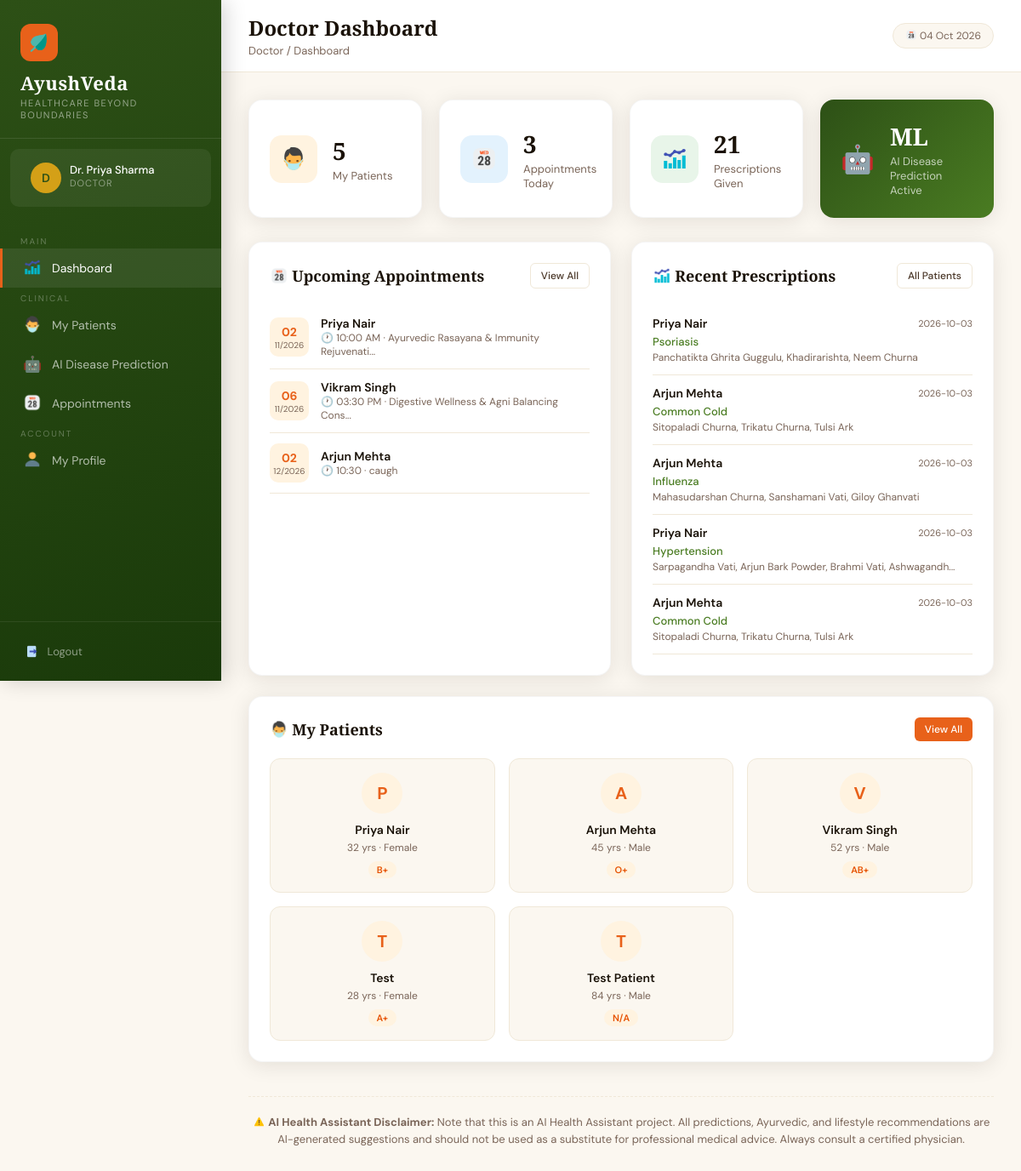
The app's page /doctor/dashboard (signed in) with its own data.
### tables this page shows
CREATE TABLE appointments (
            id INTEGER PRIMARY KEY AUTOINCREMENT,
            patient_id INTEGER,
            doctor_id INTEGER,
            appointment_date DATE,
            appointment_time TEXT,
            reason TEXT,
            status TEXT DEFAULT 'Scheduled',
            created_at TIMESTAMP DEFAULT CURRENT_TIMESTAMP,
            FOREIGN KEY (patient_id) REFERENCES patients(id),
            FOREIGN KEY (doctor_id) REFERENCES doctors(id)
        );

CREATE TABLE patients (
            id INTEGER PRIMARY KEY AUTOINCREMENT,
            name TEXT NOT NULL,
            email TEXT UNIQUE NOT NULL,
            password TEXT NOT NULL,
            phone TEXT,
            age INTEGER,
            gender TEXT,
            blood_group TEXT,
            address TEXT,
            doctor_id INTEGER,
            created_at TIMESTAMP DEFAULT CURRENT_TIMESTAMP, preexisting_conditions TEXT, allergies TEXT, triage_raw_text TEXT, triage_symptoms TEXT, latitude REAL, longitude REAL, location_updated_at TIMESTAMP, share_location INTEGER DEFAULT 0,
            FOREIGN KEY (doctor_id) REFERENCES doctors(id)
        );

CREATE TABLE prescriptions (
            id INTEGER PRIMARY KEY AUTOINCREMENT,
            patient_id INTEGER,
            doctor_id INTEGER,
            symptoms TEXT,
            predicted_disease TEXT,
            medicines TEXT,
            dosage TEXT,
            duration TEXT,
            suggestions TEXT,
            diet_advice TEXT,
            created_at TIMESTAMP DEFAULT CURRENT_TIMESTAMP, saved_by TEXT DEFAULT 'doctor',
            FOREIGN KEY (patient_id) REFERENCES patients(id),
            FOREIGN KEY (doctor_id) REFERENCES doctors(id)
        );

### app.py (the view)
@app.route('/doctor/dashboard')
@login_required('doctor')
def doctor_dashboard():
    conn = get_db()
    doc_id = session['user_id']
    patients = conn.execute("SELECT * FROM patients WHERE doctor_id=?", (doc_id,)).fetchall()
    appointments = conn.execute(
        "SELECT a.*, p.name as patient_name FROM appointments a JOIN patients p ON a.patient_id=p.id WHERE a.doctor_id=? AND a.status='Scheduled' ORDER BY a.appointment_date ASC LIMIT 5",
        (doc_id,)
    ).fetchall()
    recent_prescriptions = conn.execute(
        "SELECT pr.*, p.name as patient_name FROM prescriptions pr JOIN patients p ON pr.patient_id=p.id WHERE pr.doctor_id=? ORDER BY pr.created_at DESC LIMIT 5",
        (doc_id,)
    ).fetchall()
    stats = {
        'patients': len(patients),
        'appointments': conn.execute("SELECT COUNT(*) as c FROM appointments WHERE doctor_id=? AND status='Scheduled'", (doc_id,)).fetchone()['c'],
        'prescriptions': conn.execute("SELECT COUNT(*) as c FROM prescriptions WHERE doctor_id=?", (doc_id,)).fetchone()['c'],
    }
    conn.close()
    return render_template('doctor/dashboard.html', stats=stats, patients=patients, appointments=appointments, recent_prescriptions=recent_prescriptions)

### app.py (called while the page is built)
@app.context_processor
def inject_now():
    return {'now': datetime.now().strftime('%d %b %Y')}

def get_db():
    if os.environ.get('VERCEL') and not os.path.exists(DB_PATH):
        orig_db = os.path.join(BASE_DIR, 'ayurcare.db')
        if os.path.exists(orig_db):
            import shutil
            shutil.copyfile(orig_db, DB_PATH)
    conn = sqlite3.connect(DB_PATH)
    conn.row_factory = sqlite3.Row
    return conn

def login_required(role):
    def decorator(f):
        @wraps(f)
        def wrapper(*args, **kwargs):
            if session.get('role') != role:
                flash('Please login to continue.', 'error')
                return redirect(url_for(f'{role}_login'))
            return f(*args, **kwargs)
        return wrapper
    return decorator

### templates/doctor/dashboard.html (shortened to what this page needs)
{% extends 'base.html' %}
{% block page_title %}Doctor Dashboard{% endblock %}
{% block breadcrumb %}Doctor / Dashboard{% endblock %}
{% block nav %}
<span class="nav-section-label">Main</span>
<a href="/doctor/dashboard" class="nav-link active"><span class="icon"><img src="/static/images/dashboard_icon.png" style="height:1.2em;width:1.2em;vertical-align:-0.2em;"></span> Dashboard</a>
<span class="nav-section-label">Clinical</span>
<a href="/doctor/patients" class="nav-link"><span class="icon"><img src="/static/images/patients_icon.png" style="height:1.2em;width:1.2em;vertical-align:-0.2em;"></span> My Patients</a>
<a href="/doctor/predict" class="nav-link"><span class="icon">🤖</span> AI Disease Prediction</a>
<a href="/doctor/appointments" class="nav-link"><span class="icon"><img src="/static/images/appointments_icon.png" style="height:1.2em;width:1.2em;vertical-align:-0.2em;"></span> Appointments</a>
<span class="nav-section-label">Account</span>
<a href="/doctor/profile" class="nav-link"><span class="icon"><img src="/static/images/profile_icon.png" style="height:1.2em;width:1.2em;vertical-align:-0.2em;"></span> My Profile</a>
{% endblock %}
{% block content %}
<div class="stats-grid">
    <div class="stat-card">
        <div class="stat-icon orange"><img src="/static/images/patients_icon.png" style="height:1.2em;width:1.2em;vertical-align:-0.2em;"></div>
        <div>
            <div class="stat-value">{{ stats.patients }}</div>
            <div class="stat-label">My Patients</div>
        </div>
    </div>
    <div class="stat-card">
        <div class="stat-icon blue"><img src="/static/images/appointments_icon.png" style="height:1.2em;width:1.2em;vertical-align:-0.2em;"></div>
        <div>
            <div class="stat-value">{{ stats.appointments }}</div>
            <div class="stat-label">Appointments Today</div>
        </div>
    </div>
    <div class="stat-card">
        <div class="stat-icon green"><img src="/static/images/dashboard_icon.png" style="height:1.2em;width:1.2em;vertical-align:-0.2em;"></div>
        <div>
            <div class="stat-value">{{ stats.prescriptions }}</div>
            <div class="stat-label">Prescriptions Given</div>
        </div>
    </div>
    <div class="stat-card" style="background:linear-gradient(135deg,#2D5016,#4A7C22);border:none">
        <div style="font-size:32px">🤖</div>
        <div>
            <div class="stat-value" style="color:#fff">ML</div>
            <div class="stat-label" style="color:rgba(255,255,255,0.7)">AI Disease Prediction Active</div>
        </div>
    </div>
</div>
<div style="display:grid;grid-template-columns:1fr 1fr;gap:24px">
    <div class="card">
        <div class="card-header">
            <h3 class="card-title"><img src="/static/images/appointments_icon.png" style="height:1.2em;width:1.2em;vertical-align:-0.2em;"> Upcoming Appointments</h3>
            <a href="/doctor/appointments" class="btn btn-outline btn-sm">View All</a>
        </div>
        {% if appointments %}
        {% for a in appointments %}
        <div style="display:flex;align-items:center;gap:14px;padding:12px 0;border-bottom:1px solid #F0E8D8">
            <div style="width:46px;height:46px;background:#FFF3E0;border-radius:10px;display:flex;flex-direction:column;align-items:center;justify-content:center;flex-shrink:0">
                <span style="font-size:14px;font-weight:700;color:#E8611A">{{ a.appointment_date[-2:] }}</span>
                <span style="font-size:10px;color:#7A6558">{{ a.appointment_date[5:7] }}/{{ a.appointment_date[:4] }}</span>
            </div>
            <div>
                <div style="font-weight:600;font-size:14px">{{ a.patient_name }}</div>
                <div style="font-size:12px;color:#7A6558">🕐 {{ a.appointment_time }} · {{ a.reason[:40] }}{% if a.reason|length > 40 %}...{% endif %}</div>
            </div>
        </div>
        {% endfor %}
        {% else %}
        <div style="text-align:center;padding:32px;color:#7A6558">No upcoming appointments.</div>
        {% endif %}
    </div>
    <div class="card">
        <div class="card-header">
            <h3 class="card-title"><img src="/static/images/dashboard_icon.png" style="height:1.2em;width:1.2em;vertical-align:-0.2em;"> Recent Prescriptions</h3>
            <a href="/doctor/patients" class="btn btn-outline btn-sm">All Patients</a>
        </div>
        {% if recent_prescriptions %}
        {% for pr in recent_prescriptions %}
        <div style="padding:12px 0;border-bottom:1px solid #F0E8D8">
            <div style="display:flex;justify-content:space-between;align-items:center;margin-bottom:4px">
                <span style="font-weight:600;font-size:14px">{{ pr.patient_name }}</span>
                <span style="font-size:11px;color:#7A6558">{{ pr.created_at[:10] }}</span>
            </div>
            <div style="font-size:13px;color:#4A7C22;font-weight:500">{{ pr.predicted_disease }}</div>
            <div style="font-size:12px;color:#7A6558;margin-top:2px">{{ pr.medicines[:60] }}{% if pr.medicines|length > 60 %}...{% endif %}</div>
        </div>
        {% endfor %}
        {% else %}
        <div style="text-align:center;padding:32px;color:#7A6558">No prescriptions yet.</div>
        {% endif %}
    </div>
    <div class="card" style="grid-column:1/-1">
        <div class="card-header">
            <h3 class="card-title"><img src="/static/images/patients_icon.png" style="height:1.2em;width:1.2em;vertical-align:-0.2em;"> My Patients</h3>
            <a href="/doctor/patients" class="btn btn-primary btn-sm">View All</a>
        </div>
        <div style="display:grid;grid-template-columns:repeat(auto-fill,minmax(200px,1fr));gap:16px">
            {% for p in patients[:8] %}
            <a href="/doctor/patients/{{ p.id }}" style="text-decoration:none">
                <div style="border:1px solid #F0E8D8;border-radius:12px;padding:16px;text-align:center;transition:all 0.2s;background:#FBF7F0" onmouseover="this.style.borderColor='#E8611A';this.style.background='#FFF3E0'" onmouseout="this.style.borderColor='#F0E8D8';this.style.background='#FBF7F0'">
                    <div style="width:48px;height:48px;background:#FFF3E0;border-radius:50%;display:flex;align-items:center;justify-content:center;font-size:20px;font-weight:700;color:#E8611A;margin:0 auto 10px">
                        {{ p.name[0].upper() }}
                    </div>
                    <div style="font-weight:600;font-size:14px;color:#1A1208">{{ p.name }}</div>
                    <div style="font-size:12px;color:#7A6558;margin-top:4px">{{ p.age or 'N/A' }} yrs · {{ p.gender or 'N/A' }}</div>
                    <span class="badge badge-orange" style="margin-top:8px">{{ p.blood_group or 'N/A' }}</span>
                </div>
            </a>
            {% else %}
            <div style="grid-column:1/-1;text-align:center;padding:32px;color:#7A6558">No patients assigned yet.</div>
            {% endfor %}
        </div>
    </div>
</div>
{% endblock %}

### templates/base.html (style rules this page uses)
:root { --saffron: #E8611A; --saffron-light: #F4874B; --turmeric: #D4A017; --forest: #2D5016; --forest-mid: #4A7C22; --forest-light: #7AB648; --cream: #FBF7F0; --cream-dark: #F0E8D8; --earth: #6B4226; --earth-light: #9B6B42; --text-dark: #1A1208; --text-mid: #4A3728; --text-light: #7A6558; --white: #FFFFFF; --sidebar-w: 260px; --shadow: 0 4px 24px rgba(26, 18, 8, 0.10); --shadow-lg: 0 12px 48px rgba(26, 18, 8, 0.16); }
* { box-sizing: border-box; margin: 0; padding: 0; }
body { font-family: 'DM Sans', sans-serif; background: var(--cream); color: var(--text-dark); min-height: 100vh; }
h1, h2, h3, h4 { font-family: 'Cormorant Garamond', serif; }
.nav-section-label { color: rgba(255, 255, 255, 0.3); font-size: 10px; text-transform: uppercase; letter-spacing: 2px; padding: 12px 24px 6px; font-family: 'DM Sans', sans-serif; }
.nav-link { display: flex; align-items: center; gap: 12px; padding: 11px 24px; color: rgba(255, 255, 255, 0.65); text-decoration: none; font-size: 14px; transition: all 0.2s; border-left: 3px solid transparent; position: relative; }
.nav-link:hover, .nav-link.active { color: #fff; background: rgba(255, 255, 255, 0.08); border-left-color: var(--saffron); }
.nav-link .icon { font-size: 18px; width: 22px; text-align: center; }
.card { background: var(--white); border-radius: 16px; padding: 24px; box-shadow: var(--shadow); border: 1px solid rgba(0, 0, 0, 0.04); }
.card-header { display: flex; align-items: center; justify-content: space-between; margin-bottom: 20px; }
.card-title { font-size: 18px; color: var(--text-dark); font-weight: 600; }
.stats-grid { display: grid; grid-template-columns: repeat(auto-fit, minmax(200px, 1fr)); gap: 20px; margin-bottom: 28px; }
.stat-card { background: var(--white); border-radius: 16px; padding: 24px; box-shadow: var(--shadow); border: 1px solid rgba(0, 0, 0, 0.04); display: flex; align-items: center; gap: 18px; transition: transform 0.2s; }
.stat-icon { width: 56px; height: 56px; border-radius: 14px; display: flex; align-items: center; justify-content: center; font-size: 26px; flex-shrink: 0; }
.stat-icon.green { background: #E8F5E9; }
.stat-icon.orange { background: #FFF3E0; }
.stat-icon.blue { background: #E3F2FD; }
.stat-value { font-size: 28px; font-weight: 700; color: var(--text-dark); font-family: 'Cormorant Garamond', serif; }
.stat-label { font-size: 13px; color: var(--text-light); margin-top: 2px; }
.btn { display: inline-flex; align-items: center; gap: 8px; padding: 10px 20px; border-radius: 8px; font-size: 14px; font-weight: 500; cursor: pointer; text-decoration: none; border: none; transition: all 0.2s; font-family: 'DM Sans', sans-serif; }
.btn-primary { background: var(--saffron); color: #fff; }
.btn-outline { background: transparent; border: 1.5px solid var(--cream-dark); color: var(--text-mid); }
.btn-sm { padding: 6px 12px; font-size: 12px; border-radius: 6px; }
.badge { display: inline-block; padding: 3px 10px; border-radius: 20px; font-size: 11px; font-weight: 600; }
.badge-orange { background: #FFF3E0; color: #E65100; }

### records on screen
appointments: appointment_date "02", appointment_date "11", appointment_date "2026", patient_name "Priya Nair", appointment_time "10:00 AM", reason "Ayurvedic Rasayana & Immunity Rejuvenati"
appointments: appointment_date "06", appointment_date "11", appointment_date "2026", patient_name "Vikram Singh", appointment_time "03:30 PM", reason "Digestive Wellness & Agni Balancing Cons"
appointments: appointment_date "02", appointment_date "12", appointment_date "2026", patient_name "Arjun Mehta", appointment_time "10:30", reason "caugh"
prescriptions: patient_name "Priya Nair", created_at "2026-10-03", predicted_disease "Psoriasis", medicines "Panchatikta Ghrita Guggulu, Khadirarishta, Neem Churna"
prescriptions: patient_name "Arjun Mehta", created_at "2026-10-03", predicted_disease "Common Cold", medicines "Sitopaladi Churna, Trikatu Churna, Tulsi Ark"
prescriptions: patient_name "Arjun Mehta", created_at "2026-10-03", predicted_disease "Influenza", medicines "Mahasudarshan Churna, Sanshamani Vati, Giloy Ghanvati"
prescriptions: patient_name "Priya Nair", created_at "2026-10-03", predicted_disease "Hypertension", medicines "Sarpagandha Vati, Arjun Bark Powder, Brahmi Vati, Ashwagandh"
prescriptions: patient_name "Arjun Mehta", created_at "2026-10-03", predicted_disease "Common Cold", medicines "Sitopaladi Churna, Trikatu Churna, Tulsi Ark"
patients: name "P", name "Priya Nair", age "32", gender "Female", blood_group "B+"
patients: name "A", name "Arjun Mehta", age "45", gender "Male", blood_group "O+"
patients: name "V", name "Vikram Singh", age "52", gender "Male", blood_group "AB+"
patients: name "T", name "Test", age "28", gender "Female", blood_group "A+"
patients: name "T", name "Test Patient", age "84", gender "Male", blood_group "N/A"

### other values on screen
{{ session.user_name[0].upper() }} "D"
{{ session.user_name }} "Dr. Priya Sharma"
{{ session.role|capitalize }} "DOCTOR"
{{ stats.patients }} "5"
{{ stats.appointments }} "3"
{{ stats.prescriptions }} "21"
